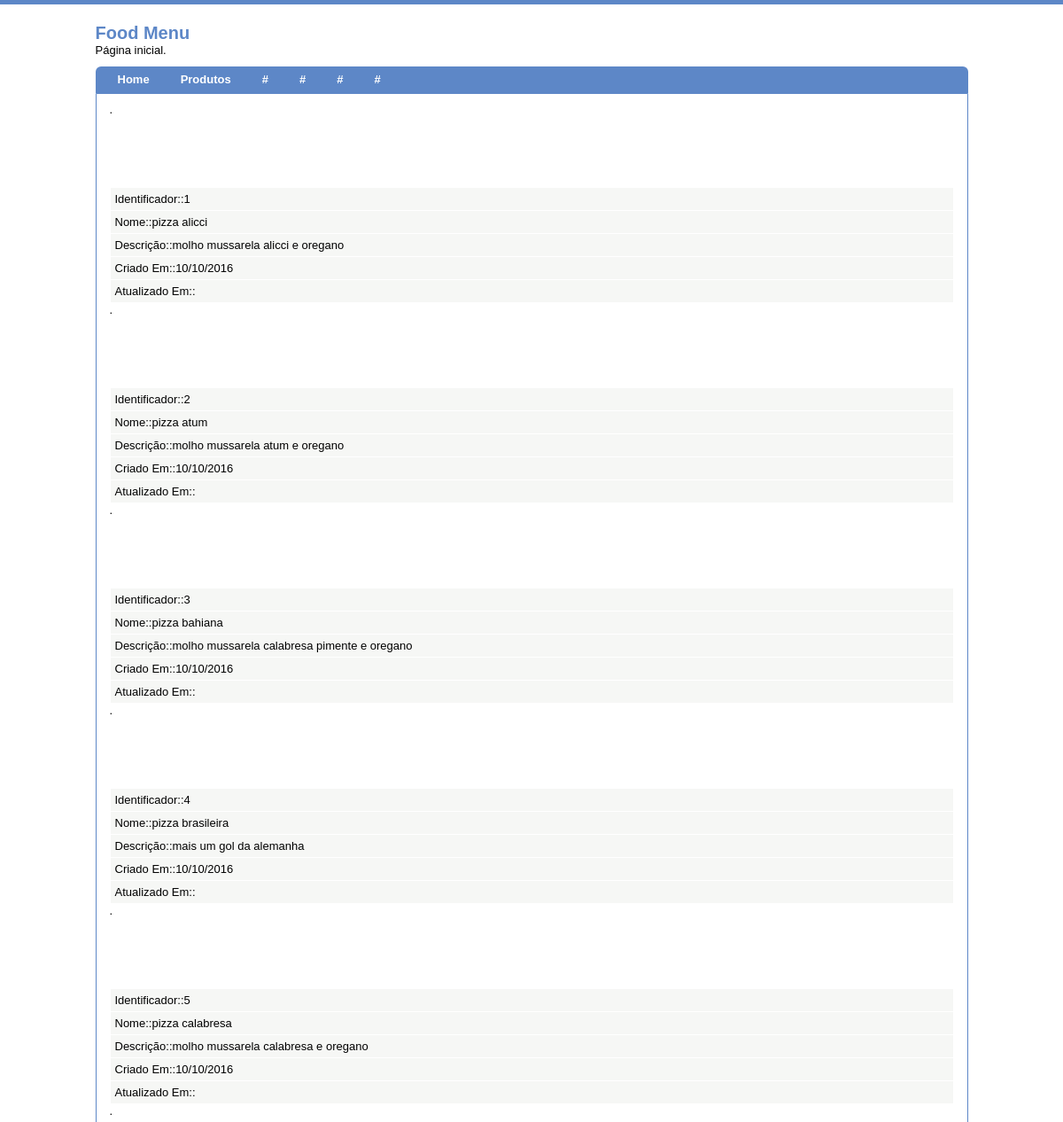
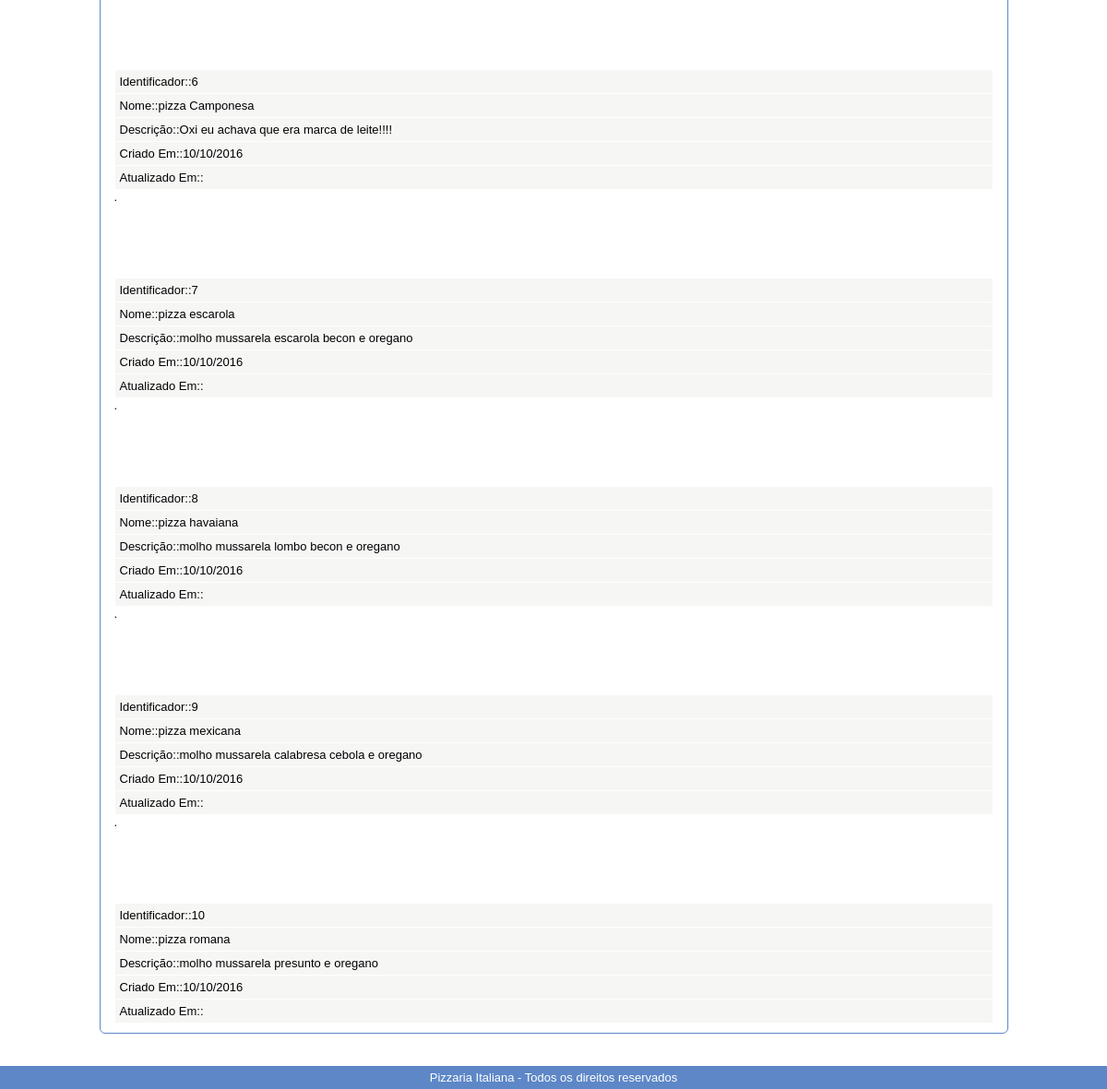
The app's page /index.php?page=produtos with its own data (2 pictures, top to bottom).
### tables this page shows
CREATE TABLE `produtos` (
  `id` int(10) unsigned NOT NULL AUTO_INCREMENT,
  `nome` varchar(45) NOT NULL,
  `descricao` varchar(45) NOT NULL,
  `criado_em` varchar(20) NOT NULL,
  `atualizado_em` varchar(20) NOT NULL,
  PRIMARY KEY (`id`)
);

### public/produtos.php (called while the page is built, shortened)
<?php
require_once '../src/JCS/Banco.php';
$obj_produto = new \JCS\Produtos(require_once '../src/JCS/conexao.php');
$obj_produto->produtos();

### src/JCS/Banco.php (the view, shortened to what this page needs)
<?php
class Banco {
    private $db;
    public function __construct(\PDO $db) {
        $this->db = $db;
    }
    public function produtos() {
        $query = "select * from produtos";
        $stmt = $this->db->query($query);
        $stmt->execute();
        while($resultado = $stmt->fetch(\PDO::FETCH_ASSOC)){
            $id = $resultado['id'];
            $nome = $resultado['nome'];
            $descricao = $resultado['descricao'];
            $criado_em = $resultado['criado_em'];
            $atuazado_em = $resultado['atualizado_em'];
            echo '<table>.'
            . '<tr><br><td>Identificador::'.$id.'</td></tr>'
            . '<tr><br><td>Nome::'.$nome.'</td></tr>'
            . '<tr><br><td>Descrição::'.$descricao.'</td></tr>'
            . '<tr><br><td>Criado Em::'.$criado_em.'</td></tr>'
            . '<tr><br><td>Atualizado Em::'.$atuazado_em.'</td></tr>'
            . '</table>';
        }
    }
}

### html/header.php (shortened to what this page needs)
<html>
    <head>
        <link rel="stylesheet" type="text/css" href="../css/style.css">
        <link rel="stylesheet" type="text/css" href="../css/frontend.css">
        <link rel="stylesheet" type="text/css" href="../css/form.css">
    </head>
    <body>
        <div id="barrinha"></div>
        <div id="estrutura">
            <div id="topo">
                <h1>Food Menu</h1>
            </div>

### html/home.php
<div>
Página inicial.
</div>

### html/menu.php
<div id="barra">
                <div id="menu-horizontal">
                    <ul>
                         <li><a href="index.php">Home</a></li>
                         <li><a href="index.php?page=produtos">Produtos</a></li>
                         <li><a href="index.php?page=#">#</a></li>
                         <li><a href="index.php?page=#">#</a></li>
                         <li><a href="index.php?page=#">#</a></li>
                         <li><a href="index.php?page=#">#</a></li>
                    </ul>
                </div>
            </div>

### public/index.php (shortened to what this page needs)
<?php
require_once '../html/header.php';
require_once '../html/home.php';
require_once '../html/menu.php';
?>
<div id="conteudo">
	<?php
	 if(!isset($_GET['page']))
	require_once("../html/home.php");
	else
	require_once($_GET['page'].".php");
	?>
</div>
<?php  require_once("../html/footer.php");?>

### html/footer.php (shortened to what this page needs)
       </div>
        <div id="footer">
            <p>Pizzaria Italiana - Todos os direitos reservados</p></div>
    </body>
</html>

### css/style.css (style rules this page uses)
html { color:#000;background:#FFF; }
body,div,dl,dt,dd,ul,ol,li,h1,h2,h3,h4,h5,h6,pre,code,form,fieldset,legend,input,textarea,p,blockquote,th,td { margin:0;padding:0; }
table { border-collapse:collapse;border-spacing:0; }
li { list-style:none; }
h1,h2,h3,h4,h5,h6 { font-size:100%;font-weight:normal; }
body { font:13px/1.231 arial,helvetica,clean,sans-serif;*font-size:small;*font:x-small; }
table { font-size:inherit;font:100%; }
h1,h2,h3,h4,h5,h6,strong { font-weight:bold; }
blockquote,ul,ol,dl { margin:0 0 20px; }
ol,ul,dl { margin-left:35px; }
ul li { list-style:disc outside; }
th,td { padding:5px; }
ul { margin: 0; padding: 0 }
#barrinha { background: #5d87c7; height: 5px; width: 100%; }
#estrutura { width: 985px; margin: 20px auto; }
#topo h1 { margin-right: 100px; width: 157px; height: 24px;font-size: 20px;color: #5d87c7; }
#menu-horizontal ul { list-style: none;height: 30px;line-height: 30px;margin-top: 10px; }
#menu-horizontal ul li { float: left; list-style: none; }
#menu-horizontal ul li a { padding-left: 15px; padding-right: 20px; color: #FFF; text-decoration: none; font-weight: bold; }
#footer { margin-top: 10px; }
#footer p { text-align: center; }

### css/frontend.css (style rules this page uses)
#barra { padding-left: 10px;height: 30px;line-height: 30px;margin-top: 10px;background-color: #5d87c7; border-radius: 6px 6px 0 0; -webkit-border-radius:6px 6px 0 0 ; -moz-border-radius:6px 6px 0 0 ; position: relative }
#conteudo { padding: 10px; margin-bottom: 15px;background: #FFF; border-radius: 0 0 6px 6px; -webkit-border-radius:0 0 6px 6px ; -moz-border-radius:0 0 6px 6px ; }
#conteudo { background: #FFF;padding: 10px 15px 10px 15px; border: 1px solid #5d87c7; border-radius: 0 0 6px 6px; -webkit-border-radius: 0 0 6px 6px; -moz-border-radius: 0 0 6px 6px; }
#conteudo table { width: 100%; margin-top: 15px; }
#conteudo table td { background: #f6f7f5; border: 1px solid white; }
#footer { background: #5d87c7; height: 25px;line-height: 25px; color: #FFF }

### records on screen
produtos: id "1", nome "pizza alicci", descricao "molho mussarela alicci e oregano", criado_em "10/10/2016"
produtos: id "2", nome "pizza atum", descricao "molho mussarela atum e oregano", criado_em "10/10/2016"
produtos: id "3", nome "pizza bahiana", descricao "molho mussarela calabresa pimente e oregano", criado_em "10/10/2016"
produtos: id "4", nome "pizza brasileira", descricao "mais um gol da alemanha", criado_em "10/10/2016"
produtos: id "5", nome "pizza calabresa", descricao "molho mussarela calabresa e oregano", criado_em "10/10/2016"
produtos: id "6", nome "pizza Camponesa", descricao "Oxi eu achava que era marca de leite!!!!", criado_em "10/10/2016"
produtos: id "7", nome "pizza escarola", descricao "molho mussarela escarola becon e oregano", criado_em "10/10/2016"
produtos: id "8", nome "pizza havaiana", descricao "molho mussarela lombo becon e oregano", criado_em "10/10/2016"
produtos: id "9", nome "pizza mexicana", descricao "molho mussarela calabresa cebola e oregano", criado_em "10/10/2016"
produtos: id "10", nome "pizza romana", descricao "molho mussarela presunto e oregano", criado_em "10/10/2016"
